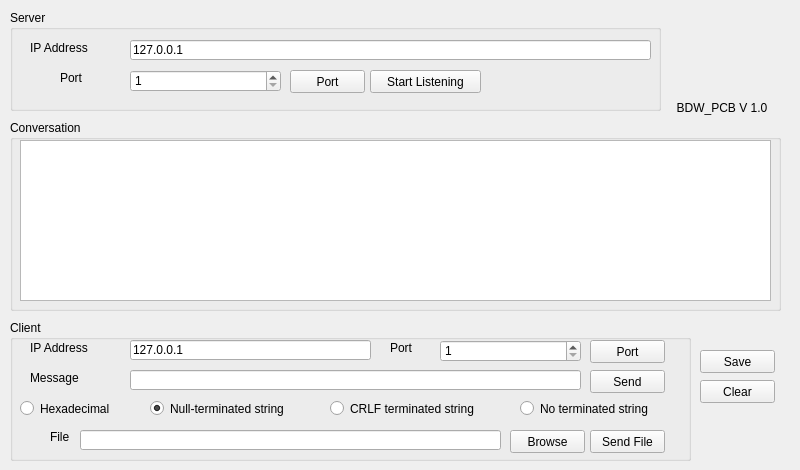
   <widget class="QWidget" name="uiUDP">
    <attribute name="title">
     <string>UDP</string>
    </attribute>
    <widget class="QGroupBox" name="groupBox_7">
     <property name="geometry">
      <rect>
       <x>10</x>
       <y>10</y>
       <width>651</width>
       <height>101</height>
      </rect>
     </property>
     <property name="title">
      <string>Server</string>
     </property>
     <widget class="QLabel" name="label_19">
      <property name="geometry">
       <rect>
        <x>20</x>
        <y>30</y>
        <width>101</width>
        <height>16</height>
       </rect>
      </property>
      <property name="text">
       <string>IP Address</string>
      </property>
     </widget>
     <widget class="QLineEdit" name="uiUdpServerIp">
      <property name="geometry">
       <rect>
        <x>120</x>
        <y>30</y>
        <width>521</width>
        <height>20</height>
       </rect>
      </property>
      <property name="text">
       <string>127.0.0.1</string>
      </property>
     </widget>
     <widget class="QLabel" name="label_20">
      <property name="geometry">
       <rect>
        <x>50</x>
        <y>60</y>
        <width>71</width>
        <height>16</height>
       </rect>
      </property>
      <property name="text">
       <string>Port</string>
      </property>
     </widget>
     <widget class="QPushButton" name="uiUdpServerPortListBtn">
      <property name="geometry">
       <rect>
        <x>280</x>
        <y>60</y>
        <width>75</width>
        <height>23</height>
       </rect>
      </property>
      <property name="text">
       <string>Port</string>
      </property>
     </widget>
     <widget class="QPushButton" name="uiUdpServerListenBtn">
      <property name="geometry">
       <rect>
        <x>360</x>
        <y>60</y>
        <width>111</width>
        <height>23</height>
       </rect>
      </property>
      <property name="text">
       <string>Start Listening</string>
      </property>
     </widget>
     <widget class="QSpinBox" name="uiUdpServerPort">
      <property name="geometry">
       <rect>
        <x>120</x>
        <y>60</y>
        <width>151</width>
        <height>22</height>
       </rect>
      </property>
      <property name="minimum">
       <number>1</number>
      </property>
      <property name="maximum">
       <number>65535</number>
      </property>
     </widget>
    </widget>
    <widget class="QGroupBox" name="groupBox_8">
     <property name="geometry">
      <rect>
       <x>10</x>
       <y>120</y>
       <width>771</width>
       <height>191</height>
      </rect>
     </property>
     <property name="title">
      <string>Conversation</string>
     </property>
     <widget class="QTextEdit" name="uiUdpLog">
      <property name="geometry">
       <rect>
        <x>10</x>
        <y>20</y>
        <width>751</width>
        <height>161</height>
       </rect>
      </property>
     </widget>
    </widget>
    <widget class="QLabel" name="label_24">
     <property name="geometry">
      <rect>
       <x>670</x>
       <y>100</y>
       <width>121</width>
       <height>16</height>
      </rect>
     </property>
     <property name="text">
      <string>  BDW_PCB V 1.0</string>
     </property>
    </widget>
    <widget class="QGroupBox" name="groupBox_10">
     <property name="geometry">
      <rect>
       <x>10</x>
       <y>320</y>
       <width>681</width>
       <height>141</height>
      </rect>
     </property>
     <property name="title">
      <string>Client</string>
     </property>
     <widget class="QLabel" name="label_22">
      <property name="geometry">
       <rect>
        <x>20</x>
        <y>50</y>
        <width>91</width>
        <height>16</height>
       </rect>
      </property>
      <property name="text">
       <string>Message</string>
      </property>
     </widget>
     <widget class="QLabel" name="label_23">
      <property name="geometry">
       <rect>
        <x>40</x>
        <y>110</y>
        <width>46</width>
        <height>13</height>
       </rect>
      </property>
      <property name="text">
       <string>File</string>
      </property>
     </widget>
     <widget class="QLineEdit" name="uiUdpFile">
      <property name="geometry">
       <rect>
        <x>70</x>
        <y>110</y>
        <width>421</width>
        <height>20</height>
       </rect>
      </property>
     </widget>
     <widget class="QLineEdit" name="uiUdpMsg">
      <property name="geometry">
       <rect>
        <x>120</x>
        <y>50</y>
        <width>451</width>
        <height>20</height>
       </rect>
      </property>
      <property name="maxLength">
       <number>65536</number>
      </property>
     </widget>
     <widget class="QPushButton" name="uiUdpSendMsgBtn">
      <property name="enabled">
       <bool>true</bool>
      </property>
      <property name="geometry">
       <rect>
        <x>580</x>
        <y>50</y>
        <width>75</width>
        <height>23</height>
       </rect>
      </property>
      <property name="text">
       <string>Send</string>
      </property>
     </widget>
     <widget class="QPushButton" name="uiUdpSendFileBtn">
      <property name="enabled">
       <bool>true</bool>
      </property>
      <property name="geometry">
       <rect>
        <x>580</x>
        <y>110</y>
        <width>75</width>
        <height>23</height>
       </rect>
      </property>
      <property name="text">
       <string>Send File</string>
      </property>
     </widget>
     <widget class="QPushButton" name="uiUdpBrowseBtn">
      <property name="enabled">
       <bool>true</bool>
      </property>
      <property name="geometry">
       <rect>
        <x>500</x>
        <y>110</y>
        <width>75</width>
        <height>23</height>
       </rect>
      </property>
      <property name="text">
       <string>Browse</string>
      </property>
     </widget>
     <widget class="QLineEdit" name="uiUdpClientIp">
      <property name="geometry">
       <rect>
        <x>120</x>
        <y>20</y>
        <width>241</width>
        <height>20</height>
       </rect>
      </property>
      <property name="text">
       <string>127.0.0.1</string>
      </property>
     </widget>
     <widget class="QLabel" name="label_21">
      <property name="geometry">
       <rect>
        <x>20</x>
        <y>20</y>
        <width>91</width>
        <height>16</height>
       </rect>
      </property>
      <property name="text">
       <string>IP Address</string>
      </property>
     </widget>
     <widget class="QLabel" name="label_25">
      <property name="geometry">
       <rect>
        <x>380</x>
        <y>20</y>
        <width>41</width>
        <height>16</height>
       </rect>
      </property>
      <property name="text">
       <string>Port</string>
      </property>
     </widget>
     <widget class="QPushButton" name="uiUdpClientPortListBtn">
      <property name="geometry">
       <rect>
        <x>580</x>
        <y>20</y>
        <width>75</width>
        <height>23</height>
       </rect>
      </property>
      <property name="text">
       <string>Port</string>
      </property>
     </widget>
     <widget class="QRadioButton" name="uiUdpRadioCRLF">
      <property name="geometry">
       <rect>
        <x>320</x>
        <y>80</y>
        <width>181</width>
        <height>17</height>
       </rect>
      </property>
      <property name="text">
       <string>CRLF terminated string</string>
      </property>
     </widget>
     <widget class="QRadioButton" name="uiUdpRadioHex">
      <property name="geometry">
       <rect>
        <x>10</x>
        <y>80</y>
        <width>121</width>
        <height>17</height>
       </rect>
      </property>
      <property name="text">
       <string>Hexadecimal</string>
      </property>
     </widget>
     <widget class="QRadioButton" name="uiUdpRadioChars">
      <property name="geometry">
       <rect>
        <x>510</x>
        <y>80</y>
        <width>161</width>
        <height>17</height>
       </rect>
      </property>
      <property name="text">
       <string>No terminated string</string>
      </property>
     </widget>
     <widget class="QRadioButton" name="uiUdpRadioNull">
      <property name="geometry">
       <rect>
        <x>140</x>
        <y>80</y>
        <width>181</width>
        <height>17</height>
       </rect>
      </property>
      <property name="text">
       <string>Null-terminated string</string>
      </property>
      <property name="checked">
       <bool>true</bool>
      </property>
     </widget>
     <widget class="QSpinBox" name="uiUdpClientPort">
      <property name="geometry">
       <rect>
        <x>430</x>
        <y>20</y>
        <width>141</width>
        <height>22</height>
       </rect>
      </property>
      <property name="minimum">
       <number>1</number>
      </property>
      <property name="maximum">
       <number>65535</number>
      </property>
     </widget>
    </widget>
    <widget class="QPushButton" name="uiUdpClearLogBtn">
     <property name="geometry">
      <rect>
       <x>700</x>
       <y>380</y>
       <width>75</width>
       <height>23</height>
      </rect>
     </property>
     <property name="text">
      <string>Clear</string>
     </property>
    </widget>
    <widget class="QPushButton" name="uiUdpSaveLogBtn">
     <property name="geometry">
      <rect>
       <x>700</x>
       <y>350</y>
       <width>75</width>
       <height>23</height>
      </rect>
     </property>
     <property name="text">
      <string>Save</string>
     </property>
    </widget>
    <widget class="QLabel" name="label_32">
     <property name="geometry">
      <rect>
       <x>690</x>
       <y>30</y>
       <width>81</width>
       <height>71</height>
      </rect>
     </property>
     <property name="text">
      <string/>
     </property>
     <property name="pixmap">
      <pixmap resource="myimage.qrc">:/image/22.jpg</pixmap>
     </property>
    </widget>
   </widget>
